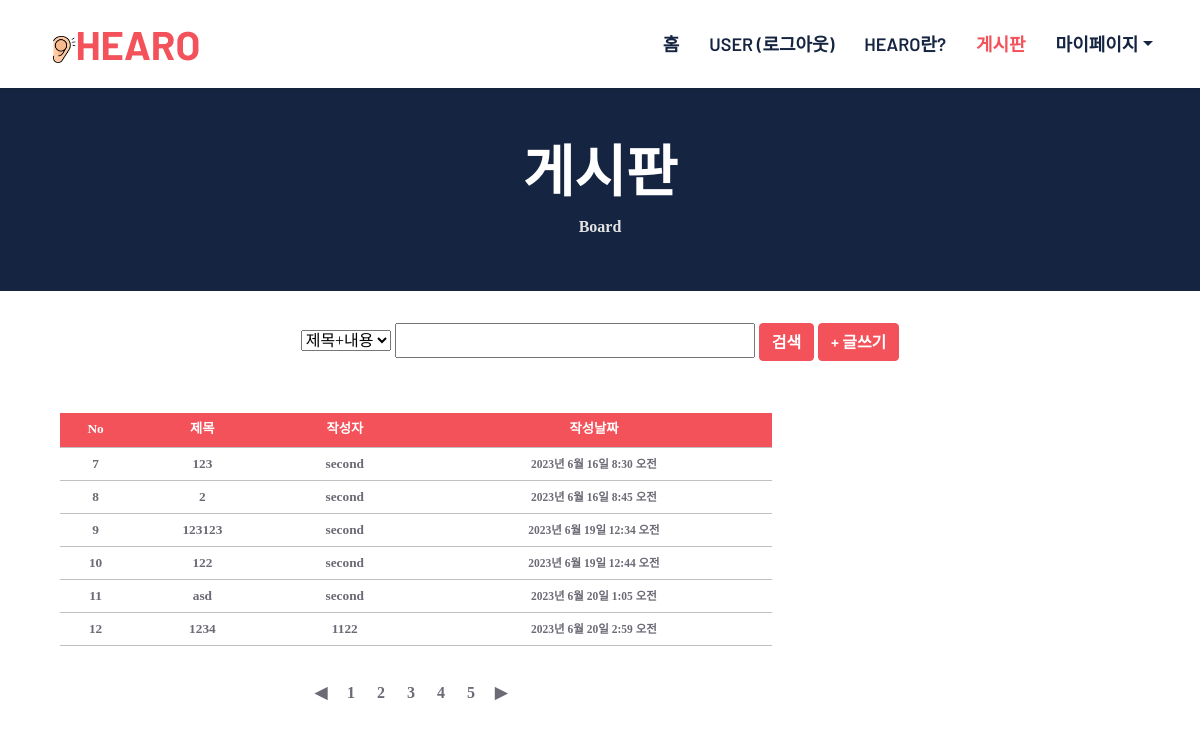
Page /Main/Post/ (signed in) on the committed database.
### SignIn/models.py (models this page shows, shortened)
class User(AbstractBaseUser):
    user_id = models.CharField(max_length=20, unique=True, primary_key=True)
    name = models.CharField(max_length=5)
    email = models.EmailField(max_length=30, unique=True)
    phone_num = models.CharField(max_length=11)
    emergency = models.CharField(max_length=11)
    address = models.CharField(max_length=50)
    gender = models.CharField(max_length=10)
    birth = models.DateField()
    medical_info = models.CharField(max_length=500,null=True, blank=True, default='')
    is_active = models.BooleanField(default=True)
    is_admin = models.BooleanField(default=False)
    is_staff = models.BooleanField(default=False)
    objects = UserManager()
    USERNAME_FIELD = 'user_id'
    REQUIRED_FIELDS = ['name', 'email', 'phone_num', 'emergency', 'address', 'gender', 'birth']
    @property
    def is_staff(self):
        return self.is_admin

### Main/models.py (models this page shows)
class Post(models.Model):
    post_id = models.AutoField(primary_key=True) # 게시물 번호 정수로 변경한 이유는 순서별로 정렬하기 위해
    user = models.ForeignKey(User, on_delete=models.CASCADE) # 글 작성자 id
    title = models.CharField(max_length=20) # 글 제목
    content = models.CharField(max_length=300) # 글의 내용
    date = models.DateTimeField(auto_now_add = True) # 글쓴 시간 년 월 일 시간 까지
    file = models.FileField(upload_to='', null=True) # 파일 media 에 저장

### Main/views.py (the view)
# urls.py: path('Post/', views.PostMove, name='Post'), # 문의 게시판
def PostMove(request):
    posts = Post.objects.all()  # 모든 게시물 가져오기
    return render(request, 'main/Post.html', {'posts': posts})

### templates/main/Post.html (shortened to what this page needs)
{% load static %}
<html lang="en">
    <head>
        <link href="https://cdnjs.cloudflare.com/ajax/libs/font-awesome/5.10.0/css/all.min.css" rel="stylesheet">
        <link href="https://cdn.jsdelivr.net/npm/bootstrap-icons@1.4.1/font/bootstrap-icons.css" rel="stylesheet">
        <link href="{%static 'lib/owlcarousel/assets/owl.carousel.min.css' %}" rel="stylesheet">
        <link href="{% static 'css/bootstrap.min.css' %}" rel="stylesheet">
        <link href="{% static 'css/style_board_list.css' %}" rel="stylesheet">
    <div>
        {% include "navbar.html" %}
    </head>
    <div class="container-fluid bg-dark p-5">
        <div class="row">
            <div class="col-12 text-center">
                <h1 class="display-4 text-white">게시판</h1>
                <a>Board</a>
            </div>
        </div>
    </div>
    <br>
    <li id='liSearchOption'>
        <div>
            <select id='selSearchOption' >
                <option value='A'>제목+내용</option>
            </select>
            <input id='txtKeyWord' style="width: 30%;"/>
            <input type='button' value='검색' class="btn btn-primary"/>
            <a href="{% url 'Main:PostNew' %}" class="btn btn-primary" id="right">+ 글쓰기</a>
        </div>
    </li>
    <div class="container-fluid py-6 px-5" id="right">
    <div class="container-fluid">
        <div class="row g-4" style="margin-top: calc(var(--bs-gutter-y) * -4.0);">
            <div class="col-lg-8">
                <div>
                    <br>
                    <ul>
                        <li>
                            <ul id ="ulTable">
                                <li>
                                    <ul>
                                        <a>No</a>
                                        <a>제목</a>
                                        <a>작성자</a>
                                        <a>작성날짜</a>
                                    </ul>
                                </li>
                                {% for post in posts %}
                                <li>
                                    <ul>
                                        <a class="center">{{ post.post_id}}</a>
                                        <a class="center" href='/Main/Post/{{ post.post_id }}/'>{{ post.title }}</a>
                                        <a class="center">{{ post.user_id}}</a>
                                        <a class="center" style="font-size: 11.5px;">{{ post.date }}</a>
                                    </ul>
                                </li>
                                {% endfor %}
                            </ul>
                        </li>
                        <br><br>
                        <li>
                            <div id="divPaging">
                                <div><a href="#">◀</a></div>
                                <div><a href="#">1</a></div>
                                <div><a href="#">2</a></div>
                                <div><a href="#">3</a></div>
                                <div><a href="#">4</a></div>
                                <div><a href="#">5</a></div>
                                <div><a href="#">▶</a></div>
                            </div>
                        </li>
                    </ul>
                </div>
            </div>
        </div>
    </div>
    </div>
</body>
</html>

### templates/navbar.html (shortened to what this page needs)
{% load static %}
<div>
    <nav class="navbar navbar-expand-lg bg-white navbar-light shadow-sm px-5 py-3 py-lg-0">
        <a href="{% url 'Main:index' %}" class="navbar-brand p-0">
            <h1 class="m-0 text-uppercase text-primary"><img class="hearo" src="{% static 'images/hearo_logo_3.png' %}"></i>HearO</h1>
        </a>
        <div class="collapse navbar-collapse" id="navbarCollapse">
            <div class="navbar-nav ms-auto py-0 me-n3">
                <a href="{% url 'Main:index' %}" class="nav-item nav-link {% if request.resolver_match.url_name == 'index' %}active{% endif %}">홈</a>
                {% if user.is_authenticated %}
                    <a class="nav-link" href="{% url 'SignIn:logout' %}">{{ user.user_id }} (로그아웃)</a>
                {% else %}
                    <a class="nav-link {% if request.resolver_match.url_name == 'first' %}active{% endif %}" href="{% url 'first' %}">로그인</a>
                {% endif %}
                <a href="{% url 'Main:info' %}" class="nav-item nav-link {% if request.resolver_match.url_name == 'info' %}active{% endif %}">HearO란?</a>
                <a href="{% url 'Main:Post' %}" class="nav-item nav-link {% if request.resolver_match.url_name == 'Post' or request.resolver_match.url_name == 'PostNew' or request.resolver_match.url_name == 'PostView' or request.resolver_match.url_name == 'PostUpdate' %}active{% endif %}">게시판</a>
                <div class="nav-item dropdown">
                    <a href="#" class="nav-link dropdown-toggle " data-bs-toggle="dropdown">마이페이지</a>
                </div>
        </div>
    </nav>
</div>

### static/css/style_board_list.css (style rules this page uses)
:root { --primary: #F3525A; --secondary: #F6F6F6; --light: #FFFFFF; --dark: #152440; }
input::placeholder { font-size: 0.7em; font-style: italic; }
#right { text-align: right; }
*,:after,:before { box-sizing:border-box }
a { color:inherit;text-decoration:none }
ul, li, a { list-style:none; text-align:center; padding:0; margin:0; }
#ulTable { margin-top:10px; }
#ulTable > li:first-child > ul > a { background-color: var(--primary); color: white; height: 35px; font-weight:bold; text-align:center; }
#ulTable > li > ul { clear:both; padding:0px auto; position:relative; min-width:40px; }
#ulTable > li > ul > a { float:left; font-size:10pt; border-bottom:1px solid silver; vertical-align:baseline; }
#ulTable > li > ul > a:first-child { width:10%; }
#ulTable > li > ul > a:first-child +a { width:20%; }
#ulTable > li > ul > a:first-child +a+a { width:20%; }
#ulTable > li > ul > a:first-child +a+a+a { width:50%; }
#divPaging { clear:both; margin:0 auto; width:220px; height:50px; }
#txtKeyWord { height: 35px; }
#divPaging > div { float:left; width: 30px; margin:0 auto; text-align:center; }
#liSearchOption { clear:both; }
#liSearchOption > div { margin:0 auto; width:auto; height:120px; }
h1, h2, .font-weight-bold { font-weight: 700 !important; }
.py-6 { padding-top: px; padding-bottom: 100%; }
.btn { font-family: 'Barlow', sans-serif; font-weight: 600; transition: .5s; }
.btn-primary { color: #FFFFFF; }
.navbar-light .navbar-nav .nav-link { font-family: 'Barlow', sans-serif; padding: 35px 15px; font-size: 18px; text-transform: uppercase; color: var(--dark); outline: none; transition: .5s; text-align: left; line-height: 1em; }
.navbar-light .navbar-nav .nav-link:hover, .navbar-light .navbar-nav .nav-link.active { color: var(--primary); }

### templates/main/Post.html (style rules this page uses)
.hearo { width: 27.5px; height: 27.5px; }

### rows in the picture
User: user_id "USER"
Post: post_id "7", title "123", user_id "second", date "2023년 6월 16일 8:30 오전"
Post: post_id "8", title "2", user_id "second", date "2023년 6월 16일 8:45 오전"
Post: post_id "9", title "123123", user_id "second", date "2023년 6월 19일 12:34 오전"
Post: post_id "10", title "122", user_id "second", date "2023년 6월 19일 12:44 오전"
Post: post_id "11", title "asd", user_id "second", date "2023년 6월 20일 1:05 오전"
Post: post_id "12", title "1234", user_id "1122", date "2023년 6월 20일 2:59 오전"
